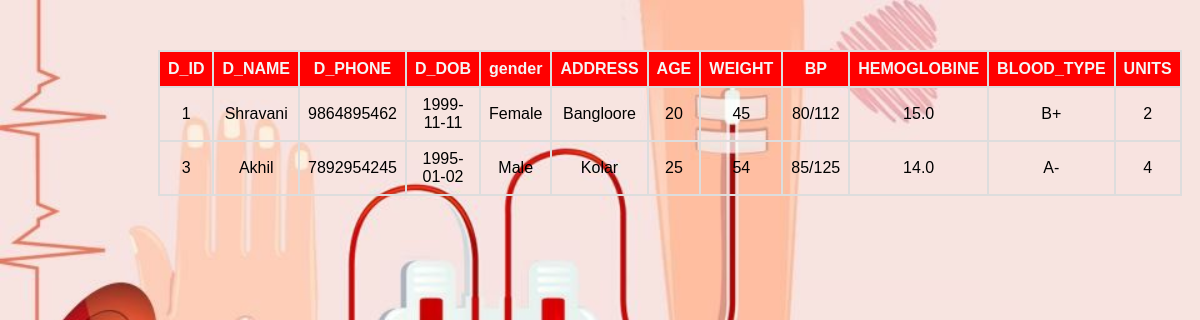
Page /Anas/Donardisplay.php on the committed database.
### tables this page shows
CREATE TABLE `donors` (
  `d_id` int(11) NOT NULL,
  `d_name` varchar(20) NOT NULL,
  `d_phno` bigint(20) DEFAULT NULL,
  `d_dob` date NOT NULL,
  `gender` varchar(6) DEFAULT NULL,
  `d_address` varchar(150) DEFAULT NULL,
  `age` int(11) DEFAULT NULL CHECK (`age` >= 18),
  `weight` smallint(6) NOT NULL CHECK (`weight` >= 45),
  `bp` varchar(10) NOT NULL,
  `hemoglobine` decimal(5,1) NOT NULL,
  `blood_type` varchar(5) NOT NULL,
  `units` int(10) DEFAULT NULL
);

### Anas/Donardisplay.php (the view, shortened to what this page needs)
<?php
include("connect.php");
?>
<html>
<head>
    </head>
<body>
<table>
<tr>
<th>D_ID</th>
<th>D_NAME</th>
<th>D_PHONE</th>
<th>D_DOB</th>
<th>gender</th>
<th>ADDRESS</th>
    <th>AGE</th>
    <th>WEIGHT</th>
    <th>BP</th>
    <th>HEMOGLOBINE</th>
    <th>BLOOD_TYPE</th>
    <th>UNITS</th>
</tr>
<?php
$sql = "call dn()";
$res= mysqli_query($conn, $sql);
if(mysqli_num_rows($res) != 0) {
    while($row = mysqli_fetch_assoc($res)) {
        echo "<tr>";
        echo   "<td>".$row['d_id']."</td>" ;
        echo   "<td>".$row['d_name']."</td>" ;
        echo "<td>".$row['d_phno']."</td>";
        echo "<td>".$row['d_dob']."</td>";
        echo "<td>".$row['gender']."</td>";
        echo "<td>".$row['d_address']."</td>";
        echo "<td>".$row['age']."</td>";
        echo "<td>".$row['weight']."</td>";
        echo "<td>".$row['bp']."</td>";
        echo "<td>".$row['hemoglobine']."</td>";
        echo "<td>".$row['blood_type']."</td>";
        echo "<td>".$row['units']."</td>";
    }
}
else
{
    echo "0 results" ;
}
        ?>
    </table>
    </body>
</html>

### Anas/Donardisplay.php (style rules this page uses)
body { background-image:url(52.jpg); background-repeat: no-repeat; background-position: center; background-size:contain; background-color: rgb(245, 226, 229); }
table { border-collapse: collapse; width: 70%; margin-left: 150px; margin-top: 50px; margin-bottom: 50px; font-family: arial, sans-serif; }
td, th { border: 2px solid #ddd; text-align: center; padding: 8px; }
th { background-color: red; color: whitesmoke; }

### rows in the picture
donors: d_id "1", d_name "Shravani", d_phno "9864895462", d_dob "1999-11-11", gender "Female", d_address "Bangloore", age "20", weight "45", bp "80/112", hemoglobine "15.0", blood_type "B+", units "2"
donors: d_id "3", d_name "Akhil", d_phno "7892954245", d_dob "1995-01-02", gender "Male", d_address "Kolar", age "25", weight "54", bp "85/125", hemoglobine "14.0", blood_type "A-", units "4"
